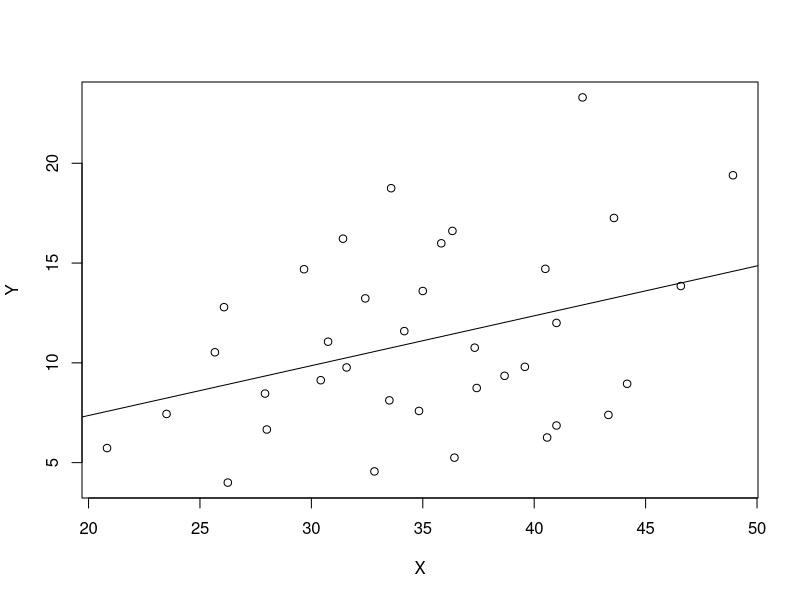
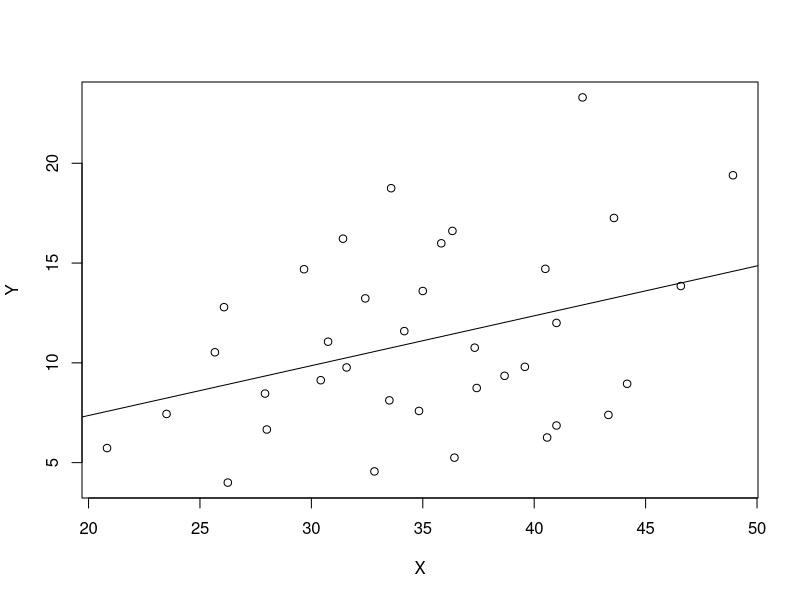
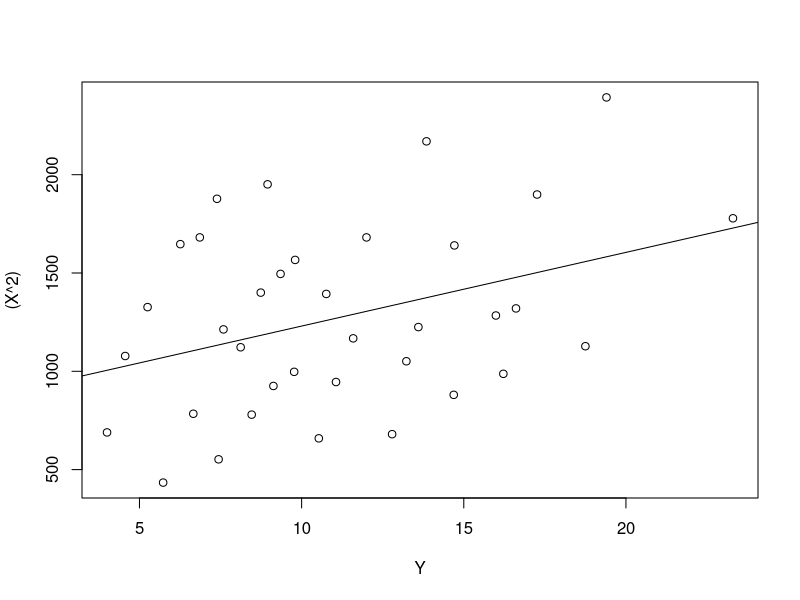
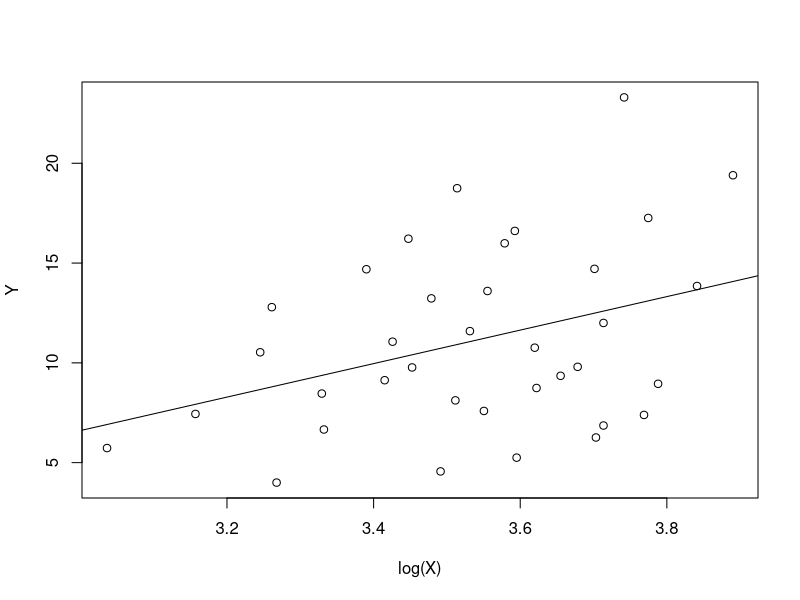
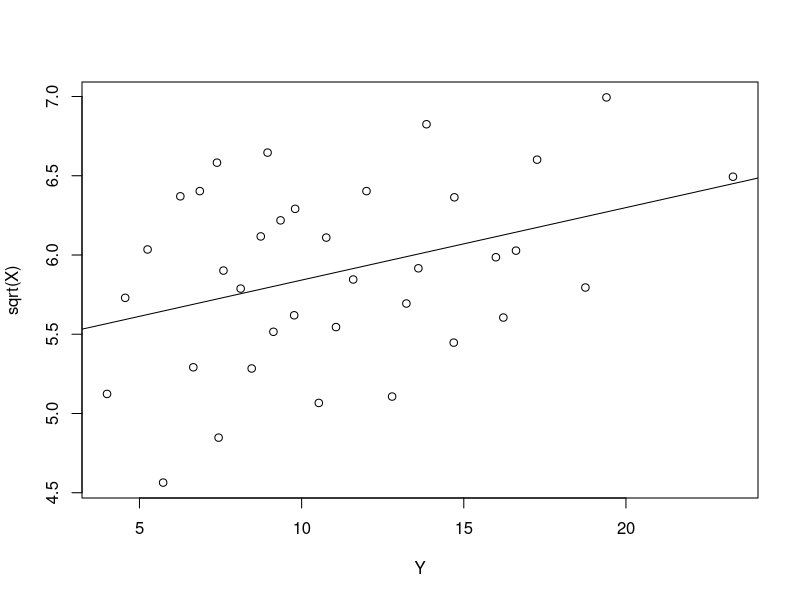
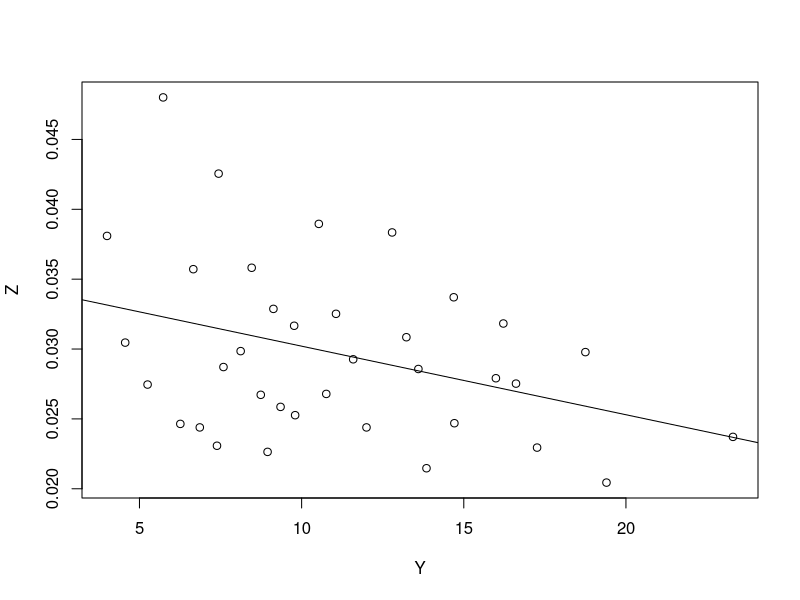

Generate these figures, in order, with R:
data = read.csv("DadosCiaMB.csv",sep = ";", dec = ",")
cor(data$idade,data$salario)

X<-data$idade
Y<-data$salario
model=lm(Y~X)
summary(model)

plot(X,Y)
abline(lm(Y ~ X))



#### QUESTÃO 2

cor(Y,X)
modelA=lm(Y~X)
summary(modelA)
plot(X,Y)
abline(lm(Y ~ X))

cor(Y,(X**2))
modelB=lm(Y~(X**2))
summary(modelB)
plot(Y,(X**2))
abline(lm((X**2)~Y))

cor(Y,log(X))
modelC=lm(Y~log(X))
summary(modelC)
plot(log(X),Y)
abline(lm(Y ~ log(X)))

cor(Y,sqrt(X))
modelD=lm(Y~sqrt(X))
summary(modelD)
plot(Y,sqrt(X))
abline(lm(sqrt(X)~Y))

Z<-1/X
cor(Y,Z)
modelE=lm(Y~Z)
summary(modelE)
plot(Y,Z)
abline(lm(Z~Y))
